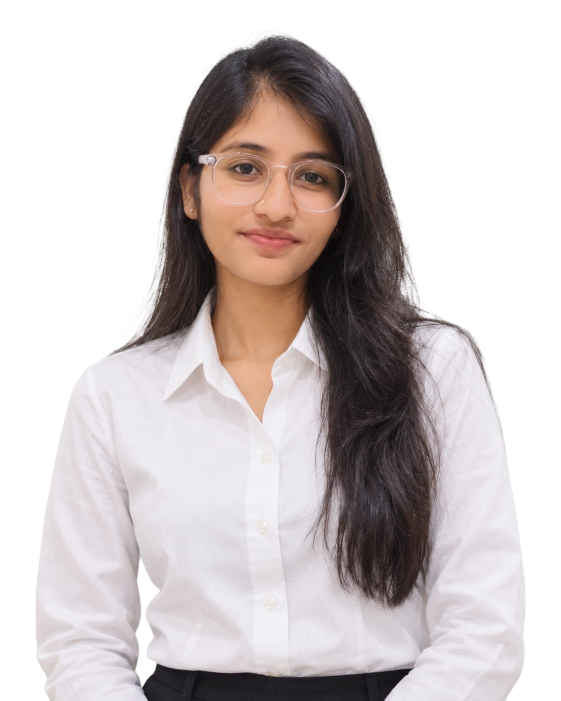
#> input picture photograph.png, 1122 x 1402 px, found by its file name (shown at 1/2 size)
$ python rebuild_assets.py
#> lines starting #> are read from the running program, lines starting #| are printed output that depends on the picture
from PIL import Image
import shutil
import os

src = 'photograph.png'
im = Image.open(src)
#> im is the input picture: PIL image 1122x1402 RGBA; mean R, G, B, A 100.4, 92.9, 92.6, 146.7
print('Source size:', im.size, im.mode)
#| Source size: (1122, 1402) RGBA

os.makedirs('public/assets', exist_ok=True)

# Save photograph.png and portrait-transparent.png
shutil.copyfile(src, 'public/assets/photograph.png')
shutil.copyfile(src, 'public/assets/portrait-transparent.png')

# Generate resized webp files
for w in [1100, 720, 420]:
    h = int(im.height * (w / im.width))
    resized = im.resize((w, h), Image.Resampling.LANCZOS)
    out_path = f'public/assets/portrait-{w}.webp'
    resized.save(out_path, 'WEBP', quality=92)
    print(f'Generated {out_path}: {w}x{h}')
#> this loop made 3 passes
#> pass 2, `resized = im.resize((w, h), Image.Resampling.LANCZOS)`:
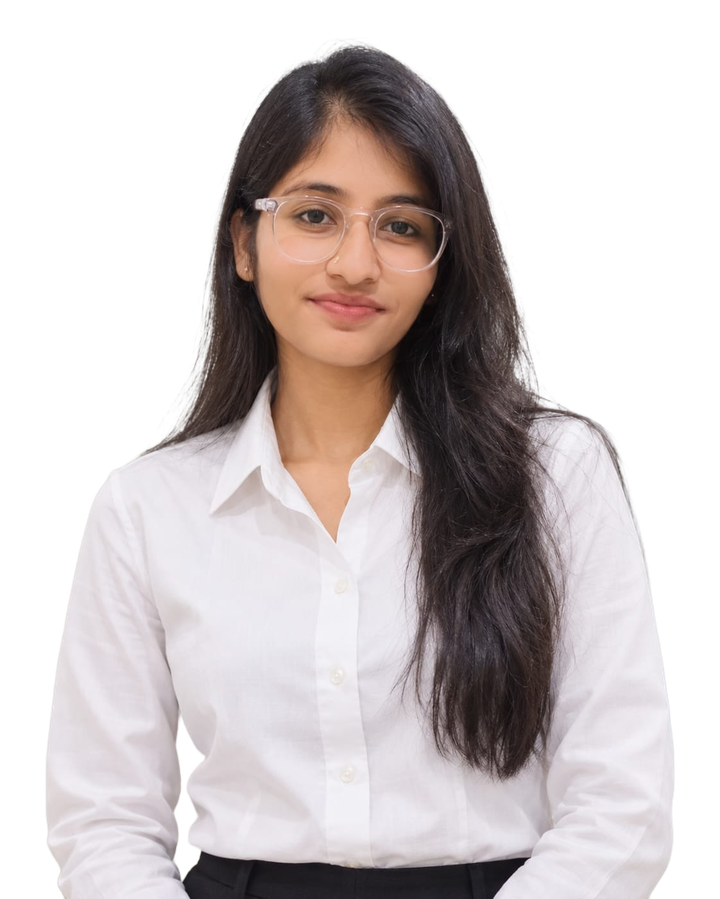
#> resized: PIL image 720x899 RGBA; mean R, G, B, A 100.6, 93, 92.7, 146.7; transparent parts drawn white

# Also generate og-image.jpg with dark background
bg = Image.new('RGB', (1200, 630), (7, 7, 10))
# resize portrait to fit height 600
p_h = 600
p_w = int(im.width * (p_h / im.height))
#> p_w = 480
p_resized = im.resize((p_w, p_h), Image.Resampling.LANCZOS)
# paste at southeast
bg.paste(p_resized, (1200 - p_w, 30), p_resized)
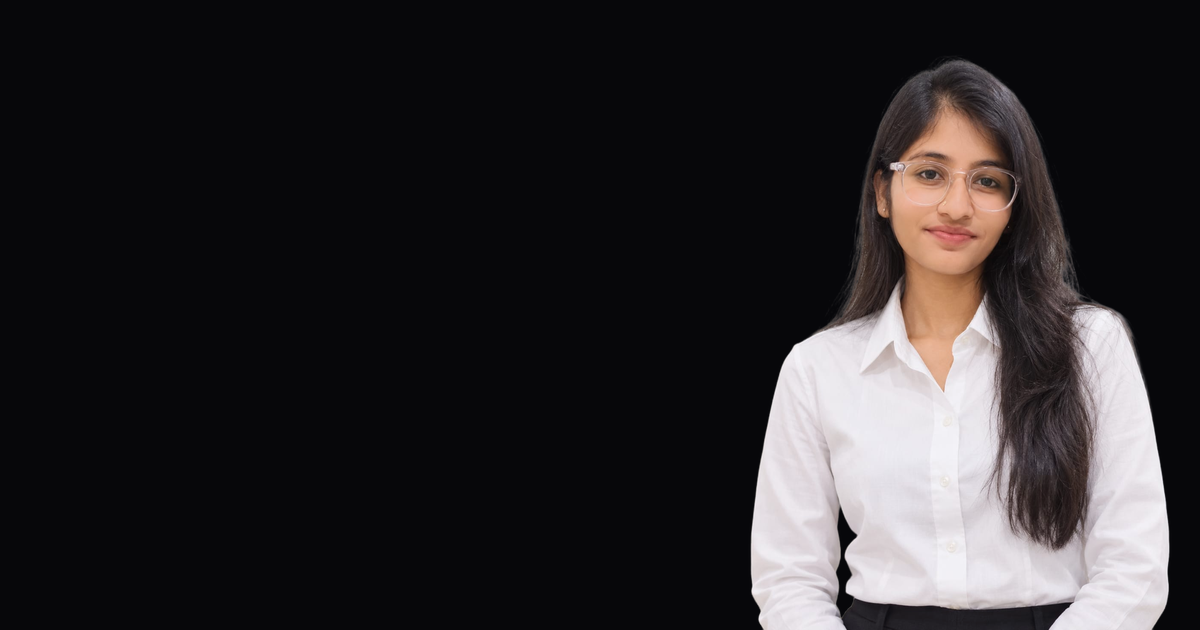
#> bg: PIL image 1200x630 RGB; mean R, G, B 42.7, 39.8, 42.1
bg.save('public/assets/og-image.jpg', 'JPEG', quality=88)
print('Generated og-image.jpg')
print('All asset photos replaced successfully with photograph.png!')
